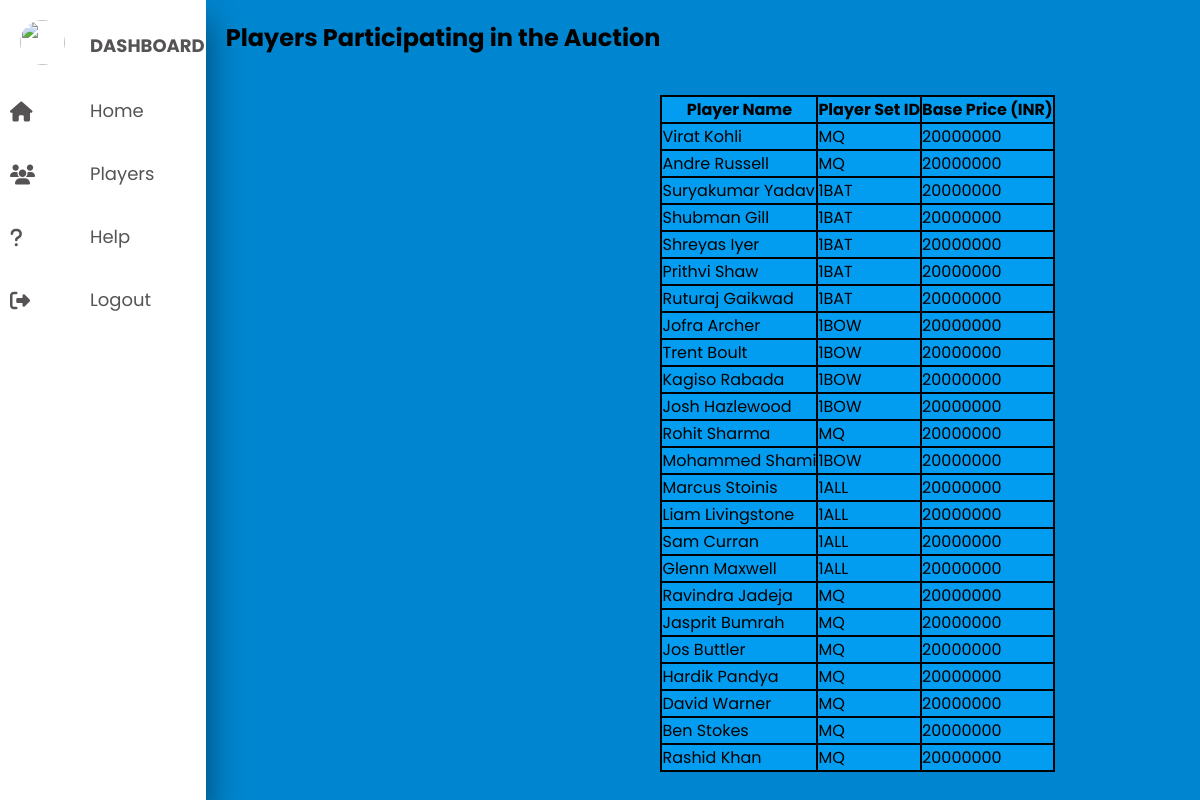
Screenshot of /PlayersList.php with the database file from the repository.
### tables this page shows
CREATE TABLE `pool` (
  `PlayerID` varchar(25) NOT NULL,
  `SetID` varchar(25) NOT NULL,
  `PlayerName` varchar(30) NOT NULL,
  `DOB` date NOT NULL,
  `BasePrice` int(11) NOT NULL,
  `Purchase` int(11) DEFAULT NULL,
  `TeamID` varchar(30) DEFAULT NULL,
  `Nationality` varchar(20) NOT NULL,
  `PhotoLink` varchar(50) NOT NULL
);

### PlayersList.php (the view, shortened to what this page needs)
<!DOCTYPE html>
<head>
    <link rel="stylesheet" href="portalstyle1.css">
    <link rel="stylesheet" href="https://cdnjs.cloudflare.com/ajax/libs/font-awesome/6.2.1/css/all.min.css">
</head>
<body>
    <div class="container">
        <nav>
            <ul>
                <li><a href="adportal.php" class="logo">
                 <img src="Images/admin.png">
                 <span class="nav-item">Dashboard</span>
                </a></li>
                <li><a href="adportal.php">
                    <i class="fas fa-home"></i>
                    <span class="nav-item">Home</span>
                </a></li>
                <li><a href="PlayersList.php">
                    <i class="fas fa-users"></i>
                    <span class="nav-item">Players</span>
                </a></li>
                <li><a href="Contact.html">
                    <i class="fas fa-question"></i>
                    <span class="nav-item">Help</span>
                </a></li>
                <li><a href="signout.php">
                    <i class="fas fa-sign-out-alt"></i>
                    <span class="nav-item">Logout</span>
                </a></li>
            </ul>
        </nav>
        <section class="main">
            <div class="main-top">
                <h1>Players Participating in the Auction</h1>
                <div>
                <br><br><br>
                <table BORDER ="2" cellspacing="25" cellpadding="10">
                <tr>
                <th> Player Name </th>
                <th> Player Set ID </th>
                <th> Base Price (INR) </th>
                </tr>
                <?php
                    $conn = mysqli_connect("localhost","root","","playerauction");
                    $q="SELECT * from pool";
                    $retval=mysqli_query($conn,$q);
                    if(mysqli_num_rows($retval)>0)
                    {
                        while($row=mysqli_fetch_assoc($retval))
                        {
                            if($row['PlayerID']<25)
                            {
                                $e1=$row['SetID'];
                                $e2=$row['PlayerName'];
                                $e3=$row['BasePrice'];
                               echo"
                                <tr>
                                <td> $e2 </td>
                                <td> $e1 </td>
                                <td> $e3</td>
                                <tr> ";
                            }
                        }
                    }
                    else
                    {
                        echo " <br><br><br>0 Players Participating in Auction";
                    }
                ?>
                </div>
        </section>
    </div>
</body>
</html>

### portalstyle1.css (style rules this page uses)
* { margin: 0; padding: 0; outline: none; border: none; text-decoration: none; box-sizing: border-box; font-family: "Poppins",sans-serif; }
body { background: #0086D0; }
.container { display: flex; }
nav { position: relative; top: 0; bottom: 0; height: 100vh; left: 0; background: white; width: 250px; overflow: hidden; box-shadow: 0 20px 35px rgba(0,0,0,0.5); }
.logo { text-align: center; display: flex; margin: 10px 0 0 10px; }
.logo img { width: 45px; height: 45px; border-radius: 50%; }
.logo span { font-weight: bold; padding-left: 15px; font-size: 18px; text-transform: uppercase; }
a { position: relative; color: rgb(85, 83, 83); font-size: 18px; display: table; width: 280px; padding: 10px; }
nav .fas { position: relative; width: 70px; height: 40px; top: 14px; font-size: 20px; }
.nav-item { position: relative; top: 12px; margin-left: 10px; }
.main { position: relative; padding: 20px; width: 100%; }
.main-top { display: flex; width: 100%; }
table, th, td { border: 2px solid rgb(0, 0, 0); border-collapse: collapse; }
th, td { background-color:#029df1; }

### rows the page displays
pool: PlayerName "Virat Kohli", SetID "MQ", BasePrice "20000000"
pool: PlayerName "Andre Russell", SetID "MQ", BasePrice "20000000"
pool: PlayerName "Suryakumar Yadav", SetID "1BAT", BasePrice "20000000"
pool: PlayerName "Shubman Gill", SetID "1BAT", BasePrice "20000000"
pool: PlayerName "Shreyas Iyer", SetID "1BAT", BasePrice "20000000"
pool: PlayerName "Prithvi Shaw", SetID "1BAT", BasePrice "20000000"
pool: PlayerName "Ruturaj Gaikwad", SetID "1BAT", BasePrice "20000000"
pool: PlayerName "Jofra Archer", SetID "1BOW", BasePrice "20000000"
pool: PlayerName "Trent Boult", SetID "1BOW", BasePrice "20000000"
pool: PlayerName "Kagiso Rabada", SetID "1BOW", BasePrice "20000000"
pool: PlayerName "Josh Hazlewood", SetID "1BOW", BasePrice "20000000"
pool: PlayerName "Rohit Sharma", SetID "MQ", BasePrice "20000000"
pool: PlayerName "Mohammed Shami", SetID "1BOW", BasePrice "20000000"
pool: PlayerName "Marcus Stoinis", SetID "1ALL", BasePrice "20000000"
pool: PlayerName "Liam Livingstone", SetID "1ALL", BasePrice "20000000"
pool: PlayerName "Sam Curran", SetID "1ALL", BasePrice "20000000"
pool: PlayerName "Glenn Maxwell", SetID "1ALL", BasePrice "20000000"
pool: PlayerName "Ravindra Jadeja", SetID "MQ", BasePrice "20000000"
pool: PlayerName "Jasprit Bumrah", SetID "MQ", BasePrice "20000000"
pool: PlayerName "Jos Buttler", SetID "MQ", BasePrice "20000000"
pool: PlayerName "Hardik Pandya", SetID "MQ", BasePrice "20000000"
pool: PlayerName "David Warner", SetID "MQ", BasePrice "20000000"
pool: PlayerName "Ben Stokes", SetID "MQ", BasePrice "20000000"
pool: PlayerName "Rashid Khan", SetID "MQ", BasePrice "20000000"
